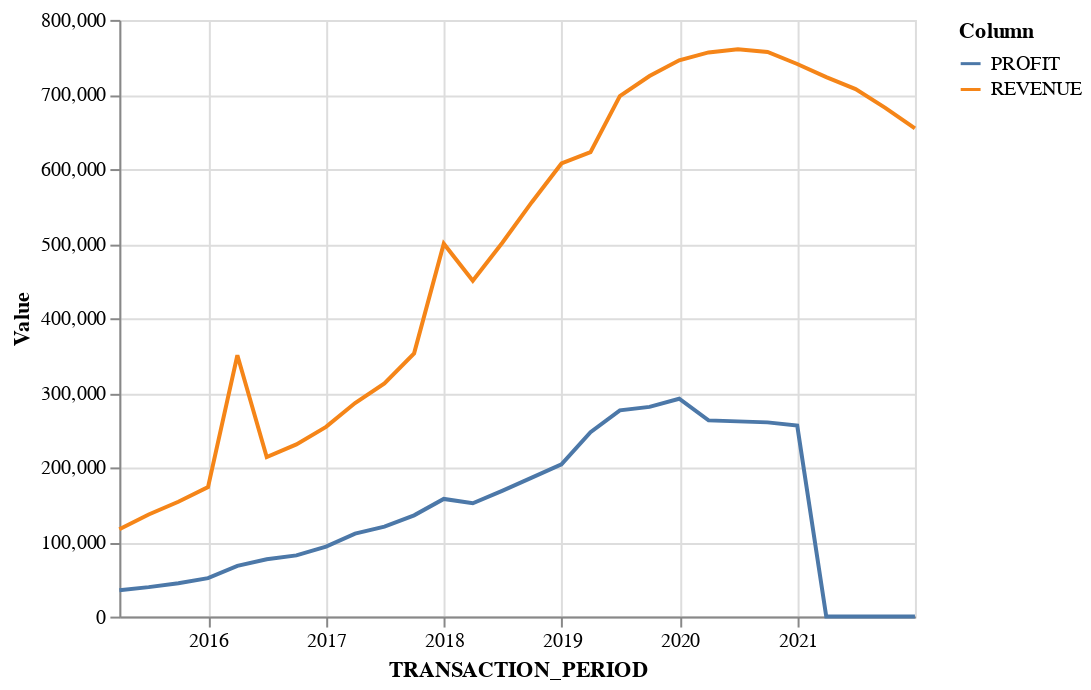

Here is the notebook cell this chart was saved with:
### Markdown cell above
Create a line plot with quarterly revenue and profit. Make sure that the x-axis is temporal.

### Code cell
quart=quarterly.groupby(['TRANSACTION_PERIOD']).sum()
quart.reset_index(inplace=True)
quart
alt.Chart(quart.loc[:,['TRANSACTION_PERIOD','PROFIT','REVENUE']].melt(id_vars=['TRANSACTION_PERIOD'], var_name='Column', value_name='Value')).mark_line().encode(
 x= 'TRANSACTION_PERIOD:T',
 y= 'Value:Q',
  color='Column'
)

### Figure 1 — Vega-Lite specification as saved in the notebook (floating-point values rounded to 4 significant figures)
{"config": {"view": {"continuousWidth": 400, "continuousHeight": 300}}, "data": {"name": "data-27657025bfb417700745db231cb37ece"}, "mark": "line", "encoding": {"color": {"field": "Column", "type": "nominal"}, "x": {"field": "TRANSACTION_PERIOD", "type": "temporal"}, "y": {"field": "Value", "type": "quantitative"}}, "$schema": "https://vega.github.io/schema/vega-lite/v4.17.0.json", "datasets": {"data-27657025bfb417700745db231cb37ece": [{"TRANSACTION_PERIOD": "2015-03-31T00:00:00", "Column": "PROFIT", "Value": 35320.0}, {"TRANSACTION_PERIOD": "2015-06-30T00:00:00", "Column": "PROFIT", "Value": 39510.0}, {"TRANSACTION_PERIOD": "2015-09-30T00:00:00", "Column": "PROFIT", "Value": 44810.0}, {"TRANSACTION_PERIOD": "2015-12-31T00:00:00", "Column": "PROFIT", "Value": 51480.0}, {"TRANSACTION_PERIOD": "2016-03-31T00:00:00", "Column": "PROFIT", "Value": 67950.0}, {"TRANSACTION_PERIOD": "2016-06-30T00:00:00", "Column": "PROFIT", "Value": 76960.0}, {"TRANSACTION_PERIOD": "2016-09-30T00:00:00", "Column": "PROFIT", "Value": 82080.0}, {"TRANSACTION_PERIOD": "2016-12-31T00:00:00", "Column": "PROFIT", "Value": 93780.0}, {"TRANSACTION_PERIOD": "2017-03-31T00:00:00", "Column": "PROFIT", "Value": 111200.0}, {"TRANSACTION_PERIOD": "2017-06-30T00:00:00", "Column": "PROFIT", "Value": 120600.0}, {"TRANSACTION_PERIOD": "2017-09-30T00:00:00", "Column": "PROFIT", "Value": 135800.0}, {"TRANSACTION_PERIOD": "2017-12-31T00:00:00", "Column": "PROFIT", "Value": 157800.0}, {"TRANSACTION_PERIOD": "2018-03-31T00:00:00", "Column": "PROFIT", "Value": 152000.0}, {"TRANSACTION_PERIOD": "2018-06-30T00:00:00", "Column": "PROFIT", "Value": 168600.0}, {"TRANSACTION_PERIOD": "2018-09-30T00:00:00", "Column": "PROFIT", "Value": 186400.0}, {"TRANSACTION_PERIOD": "2018-12-31T00:00:00", "Column": "PROFIT", "Value": 204200.0}, {"TRANSACTION_PERIOD": "2019-03-31T00:00:00", "Column": "PROFIT", "Value": 247300.0}, {"TRANSACTION_PERIOD": "2019-06-30T00:00:00", "Column": "PROFIT", "Value": 276500.0}, {"TRANSACTION_PERIOD": "2019-09-30T00:00:00", "Column": "PROFIT", "Value": 281100.0}, {"TRANSACTION_PERIOD": "2019-12-31T00:00:00", "Column": "PROFIT", "Value": 292100.0}, {"TRANSACTION_PERIOD": "2020-03-31T00:00:00", "Column": "PROFIT", "Value": 263100.0}, {"TRANSACTION_PERIOD": "2020-06-30T00:00:00", "Column": "PROFIT", "Value": 261700.0}, {"TRANSACTION_PERIOD": "2020-09-30T00:00:00", "Column": "PROFIT", "Value": 260400.0}, {"TRANSACTION_PERIOD": "2020-12-31T00:00:00", "Column": "PROFIT", "Value": 256100.0}, {"TRANSACTION_PERIOD": "2021-03-31T00:00:00", "Column": "PROFIT", "Value": 0.0}, {"TRANSACTION_PERIOD": "2021-06-30T00:00:00", "Column": "PROFIT", "Value": 0.0}, {"TRANSACTION_PERIOD": "2021-09-30T00:00:00", "Column": "PROFIT", "Value": 0.0}, {"TRANSACTION_PERIOD": "2021-12-31T00:00:00", "Column": "PROFIT", "Value": 0.0}, {"TRANSACTION_PERIOD": "2015-03-31T00:00:00", "Column": "REVENUE", "Value": 117200.0}, {"TRANSACTION_PERIOD": "2015-06-30T00:00:00", "Column": "REVENUE", "Value": 136800.0}, {"TRANSACTION_PERIOD": "2015-09-30T00:00:00", "Column": "REVENUE", "Value": 153900.0}, {"TRANSACTION_PERIOD": "2015-12-31T00:00:00", "Column": "REVENUE", "Value": 173500.0}, {"TRANSACTION_PERIOD": "2016-03-31T00:00:00", "Column": "REVENUE", "Value": 350400.0}, {"TRANSACTION_PERIOD": "2016-06-30T00:00:00", "Column": "REVENUE", "Value": 214000.0}, {"TRANSACTION_PERIOD": "2016-09-30T00:00:00", "Column": "REVENUE", "Value": 230900.0}, {"TRANSACTION_PERIOD": "2016-12-31T00:00:00", "Column": "REVENUE", "Value": 254300.0}, {"TRANSACTION_PERIOD": "2017-03-31T00:00:00", "Column": "REVENUE", "Value": 286200.0}, {"TRANSACTION_PERIOD": "2017-06-30T00:00:00", "Column": "REVENUE", "Value": 312500.0}, {"TRANSACTION_PERIOD": "2017-09-30T00:00:00", "Column": "REVENUE", "Value": 352900.0}, {"TRANSACTION_PERIOD": "2017-12-31T00:00:00", "Column": "REVENUE", "Value": 499900.0}, {"TRANSACTION_PERIOD": "2018-03-31T00:00:00", "Column": "REVENUE", "Value": 450400.0}, {"TRANSACTION_PERIOD": "2018-06-30T00:00:00", "Column": "REVENUE", "Value": 501000.0}, {"TRANSACTION_PERIOD": "2018-09-30T00:00:00", "Column": "REVENUE", "Value": 555600.0}, {"TRANSACTION_PERIOD": "2018-12-31T00:00:00", "Column": "REVENUE", "Value": 607500.0}, {"TRANSACTION_PERIOD": "2019-03-31T00:00:00", "Column": "REVENUE", "Value": 622700.0}, {"TRANSACTION_PERIOD": "2019-06-30T00:00:00", "Column": "REVENUE", "Value": 697900.0}, {"TRANSACTION_PERIOD": "2019-09-30T00:00:00", "Column": "REVENUE", "Value": 724700.0}, {"TRANSACTION_PERIOD": "2019-12-31T00:00:00", "Column": "REVENUE", "Value": 745800.0}, {"TRANSACTION_PERIOD": "2020-03-31T00:00:00", "Column": "REVENUE", "Value": 756400.0}, {"TRANSACTION_PERIOD": "2020-06-30T00:00:00", "Column": "REVENUE", "Value": 760600.0}, {"TRANSACTION_PERIOD": "2020-09-30T00:00:00", "Column": "REVENUE", "Value": 757000.0}, {"TRANSACTION_PERIOD": "2020-12-31T00:00:00", "Column": "REVENUE", "Value": 740900.0}, {"TRANSACTION_PERIOD": "2021-03-31T00:00:00", "Column": "REVENUE", "Value": 723200.0}, {"TRANSACTION_PERIOD": "2021-06-30T00:00:00", "Column": "REVENUE", "Value": 707200.0}, {"TRANSACTION_PERIOD": "2021-09-30T00:00:00", "Column": "REVENUE", "Value": 682100.0}, {"TRANSACTION_PERIOD": "2021-12-31T00:00:00", "Column": "REVENUE", "Value": 654600.0}]}}
